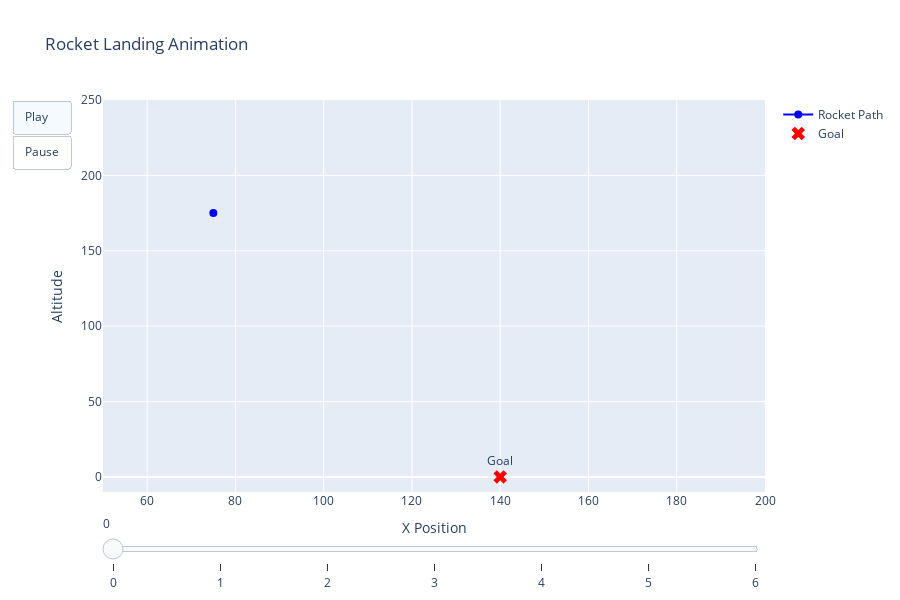

The cell this chart's notebook holds for it:
### Code cell
plot_RL_2agents(dt)

### Figure 1 — Plotly figure (JSON) as saved in the notebook; plotly's stock layout.template omitted (floating-point values rounded to 4 significant figures)
{"data": [{"line": {"color": "blue"}, "marker": {"size": 8}, "mode": "lines+markers", "name": "Rocket Path", "type": "scatter", "x": [75], "y": [175]}, {"marker": {"color": "red", "size": 12, "symbol": "x"}, "mode": "markers+text", "name": "Goal", "text": ["Goal"], "textposition": "top center", "type": "scatter", "x": [140], "y": [0]}], "layout": {"height": 600, "sliders": [{"steps": [{"args": [["0"], {"frame": {"duration": 0}, "mode": "immediate"}], "label": "0", "method": "animate"}, {"args": [["1"], {"frame": {"duration": 0}, "mode": "immediate"}], "label": "1", "method": "animate"}, {"args": [["2"], {"frame": {"duration": 0}, "mode": "immediate"}], "label": "2", "method": "animate"}, {"args": [["3"], {"frame": {"duration": 0}, "mode": "immediate"}], "label": "3", "method": "animate"}, {"args": [["4"], {"frame": {"duration": 0}, "mode": "immediate"}], "label": "4", "method": "animate"}, {"args": [["5"], {"frame": {"duration": 0}, "mode": "immediate"}], "label": "5", "method": "animate"}, {"args": [["6"], {"frame": {"duration": 0}, "mode": "immediate"}], "label": "6", "method": "animate"}]}], "title": {"text": "Rocket Landing Animation"}, "updatemenus": [{"buttons": [{"args": [null, {"frame": {"duration": 200}, "fromcurrent": true}], "label": "Play", "method": "animate"}, {"args": [[null], {"frame": {"duration": 0}, "mode": "immediate"}], "label": "Pause", "method": "animate"}], "type": "buttons"}], "xaxis": {"range": [50, 200], "title": {"text": "X Position"}}, "yaxis": {"range": [-10, 250], "title": {"text": "Altitude"}}}}
